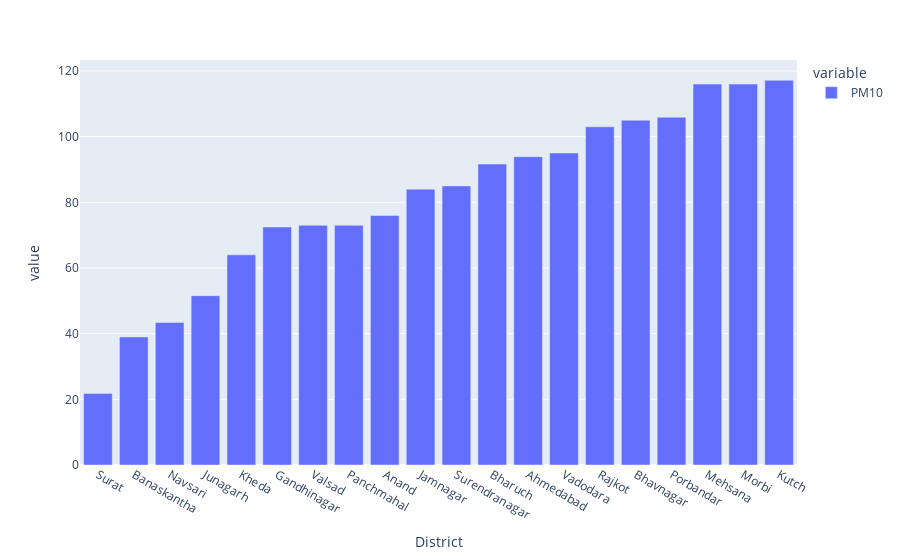

Here is the notebook cell this chart was saved with:
### Code cell
plt.figure(figsize=(30,3))
px.bar(df[['PM10','District']].groupby(["District"]).mean().sort_values(by='PM10'))

### Figure 1 — Plotly figure (JSON) as saved in the notebook; plotly's stock layout.template omitted (floating-point values rounded to 4 significant figures)
{"data": [{"alignmentgroup": "True", "hovertemplate": "variable=PM10<br>District=%{x}<br>value=%{y}<extra></extra>", "legendgroup": "PM10", "marker": {"color": "#636efa", "pattern": {"shape": ""}}, "name": "PM10", "offsetgroup": "PM10", "orientation": "v", "showlegend": true, "textposition": "auto", "type": "bar", "x": ["Surat", "Banaskantha", "Navsari", "Junagarh", "Kheda", "Gandhinagar", "Valsad", "Panchmahal", "Anand", "Jamnagar", "Surendranagar", "Bharuch", "Ahmedabad", "Vadodara", "Rajkot", "Bhavnagar", "Porbandar", "Mehsana", "Morbi", "Kutch"], "xaxis": "x", "y": [21.81, 39, 43.4, 51.58, 64, 72.5, 73, 73, 76, 84, 85, 91.67, 93.89, 95, 103, 105, 105.9, 116, 116, 117.2], "yaxis": "y"}], "layout": {"barmode": "relative", "legend": {"title": {"text": "variable"}, "tracegroupgap": 0}, "margin": {"t": 60}, "xaxis": {"anchor": "y", "domain": [0, 1], "title": {"text": "District"}}, "yaxis": {"anchor": "x", "domain": [0, 1], "title": {"text": "value"}}}}
